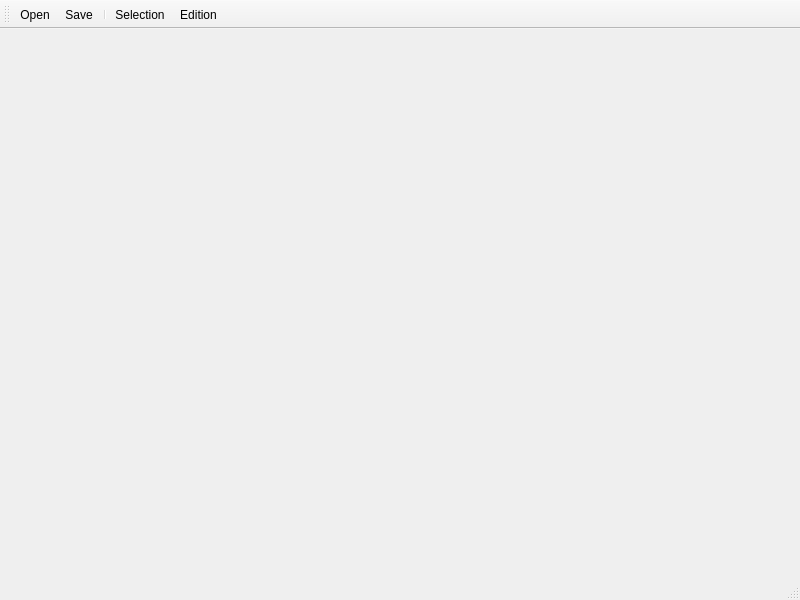
<?xml version="1.0" encoding="UTF-8"?>
<ui version="4.0">
 <class>FretboardEditWindow</class>
 <widget class="QMainWindow" name="FretboardEditWindow">
  <property name="geometry">
   <rect>
    <x>0</x>
    <y>0</y>
    <width>800</width>
    <height>600</height>
   </rect>
  </property>
  <property name="windowTitle">
   <string>MainWindow</string>
  </property>
  <widget class="QWidget" name="centralwidget"/>
  <widget class="QMenuBar" name="menubar">
   <property name="geometry">
    <rect>
     <x>0</x>
     <y>0</y>
     <width>800</width>
     <height>26</height>
    </rect>
   </property>
  </widget>
  <widget class="QStatusBar" name="statusbar"/>
  <widget class="QToolBar" name="toolBar">
   <property name="windowTitle">
    <string>toolBar</string>
   </property>
   <attribute name="toolBarArea">
    <enum>TopToolBarArea</enum>
   </attribute>
   <attribute name="toolBarBreak">
    <bool>false</bool>
   </attribute>
   <addaction name="openAct"/>
   <addaction name="saveAct"/>
   <addaction name="separator"/>
   <addaction name="selectionAct"/>
   <addaction name="editionAct"/>
  </widget>
  <action name="openAct">
   <property name="icon">
    <iconset resource="../../resources.qrc">
     <normaloff>:/images/open.png</normaloff>:/images/open.png</iconset>
   </property>
   <property name="text">
    <string>Open</string>
   </property>
   <property name="toolTip">
    <string>Open file</string>
   </property>
   <property name="shortcut">
    <string>Ctrl+Shift+O</string>
   </property>
  </action>
  <action name="saveAct">
   <property name="icon">
    <iconset resource="../../resources.qrc">
     <normaloff>:/images/save.png</normaloff>:/images/save.png</iconset>
   </property>
   <property name="text">
    <string>Save</string>
   </property>
   <property name="toolTip">
    <string>Save edition</string>
   </property>
   <property name="shortcut">
    <string>Ctrl+Shift+S</string>
   </property>
  </action>
  <action name="selectionAct">
   <property name="icon">
    <iconset resource="../../resources.qrc">
     <normaloff>:/images/selection.png</normaloff>:/images/selection.png</iconset>
   </property>
   <property name="text">
    <string>Selection</string>
   </property>
   <property name="toolTip">
    <string>Selection mode</string>
   </property>
  </action>
  <action name="editionAct">
   <property name="icon">
    <iconset resource="../../resources.qrc">
     <normaloff>:/images/edition.png</normaloff>:/images/edition.png</iconset>
   </property>
   <property name="text">
    <string>Edition</string>
   </property>
   <property name="toolTip">
    <string>Edition mode</string>
   </property>
  </action>
 </widget>
 <resources>
  <include location="../../resources.qrc"/>
 </resources>
 <connections>
  <connection>
   <sender>openAct</sender>
   <signal>triggered()</signal>
   <receiver>FretboardEditWindow</receiver>
   <slot>open()</slot>
   <hints>
    <hint type="sourcelabel">
     <x>-1</x>
     <y>-1</y>
    </hint>
    <hint type="destinationlabel">
     <x>399</x>
     <y>299</y>
    </hint>
   </hints>
  </connection>
  <connection>
   <sender>saveAct</sender>
   <signal>triggered()</signal>
   <receiver>FretboardEditWindow</receiver>
   <slot>save()</slot>
   <hints>
    <hint type="sourcelabel">
     <x>-1</x>
     <y>-1</y>
    </hint>
    <hint type="destinationlabel">
     <x>399</x>
     <y>299</y>
    </hint>
   </hints>
  </connection>
  <connection>
   <sender>selectionAct</sender>
   <signal>triggered()</signal>
   <receiver>FretboardEditWindow</receiver>
   <slot>switchToSelectionMode()</slot>
   <hints>
    <hint type="sourcelabel">
     <x>-1</x>
     <y>-1</y>
    </hint>
    <hint type="destinationlabel">
     <x>399</x>
     <y>299</y>
    </hint>
   </hints>
  </connection>
  <connection>
   <sender>editionAct</sender>
   <signal>triggered()</signal>
   <receiver>FretboardEditWindow</receiver>
   <slot>switchToEditionMode()</slot>
   <hints>
    <hint type="sourcelabel">
     <x>-1</x>
     <y>-1</y>
    </hint>
    <hint type="destinationlabel">
     <x>399</x>
     <y>299</y>
    </hint>
   </hints>
  </connection>
 </connections>
 <slots>
  <slot>open()</slot>
  <slot>save()</slot>
  <slot>switchToSelectionMode()</slot>
  <slot>switchToEditionMode()</slot>
 </slots>
</ui>
